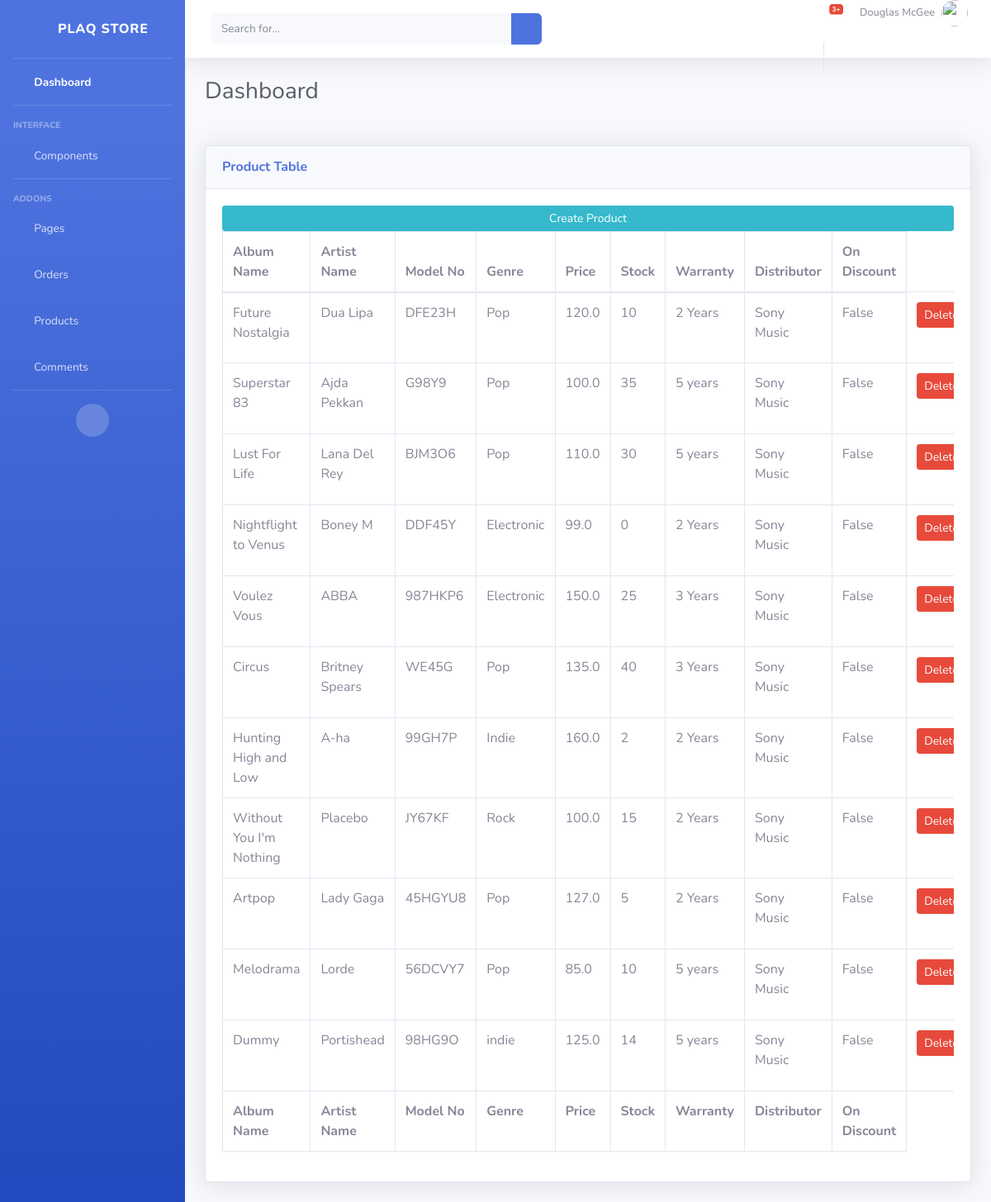
The app's page /tables/ with its own data.
### store/models.py (models this page shows, shortened)
class Product(models.Model):
    model_no = models.CharField(max_length=200, blank=True, null=True)
    album_name = models.CharField(max_length=200, blank=False)
    artist_name = models.CharField(max_length=200, blank=False)
    description = models.CharField(max_length=500, blank=True, null=True)
    genre = models.CharField(max_length=200, blank=True, null=True)
    warranty = models.CharField(max_length=200, blank=True, null=True)
    distributor = models.CharField(max_length=200, blank=True, null=True)
    price = models.FloatField()
    stock = models.IntegerField(default=0, null=True, blank=True)
    onDiscount = models.BooleanField(default= False)
    image = models.ImageField(blank=True, null=True)

### managers/views.py (the view)
# urls.py: path('tables/', mg.pmTables, name='tables'),
def pmTables(request):
    products = Product.objects.all()
    context={'products': products}
    return render(request, "managers/tables.html", context)

### managers/templates/managers/tables.html (shortened to what this page needs)
{% include 'managers/base.html' %}
{% load static %}
{%block content%}
<div class="card shadow mb-4">
    <div class="card-header py-3">
        <h6 class="m-0 font-weight-bold text-primary">Product Table</h6>
    </div>
    <div class="card-body">
        <a class="btn btn-info  btn-sm btn-block" href="{% url 'create_product' %}">Create Product</a>
        <div class="table-responsive">
            <table class="table table-bordered" id="dataTable" width="100%" cellspacing="0">
                <thead>
                    <tr>
                        <th>Album Name</th>
                        <th>Artist Name</th>
                        <th>Model No</th>
                        <th>Genre</th>
                        <th>Price</th>
                        <th>Stock</th>
                        <th>Warranty</th>
                        <th>Distributor</th>
                        <th>On Discount</th>
                    </tr>
                </thead>
                <tfoot>
                    <tr>
                        <th>Album Name</th>
                        <th>Artist Name</th>
                        <th>Model No</th>
                        <th>Genre</th>
                        <th>Price</th>
                        <th>Stock</th>
                        <th>Warranty</th>
                        <th>Distributor</th>
                        <th>On Discount</th>
                    </tr>
                </tfoot>
                <tbody>
                    {% for product in products %}
                    <tr>
                        <td>{{product.album_name}}</td>
                        <td>{{product.artist_name}}</td>
                        <td>{{product.model_no}}</td>
                        <td>{{product.genre}}</td>
                        <td>{{product.price}}</td>
                        <td>{{product.stock}}</td>
                        <td>{{product.warranty}}</td>
                        <td>{{product.distributor}}</td>
                        <td>{{product.onDiscount}}</td>
                        <td><a class="btn btn-sm btn-danger" href="{% url 'delete_product' product.id %}">Delete</a></td>
                    </tr>
                    {% endfor %}
                </tbody>
            </table>
        </div>
    </div>
</div>
{%endblock content %}

### records on screen
Product: album_name "Future Nostalgia", artist_name "Dua Lipa", model_no "DFE23H", genre "Pop", price "120.0", stock "10", warranty "2 Years", distributor "Sony Music", onDiscount "False"
Product: album_name "Superstar 83", artist_name "Ajda Pekkan", model_no "G98Y9", genre "Pop", price "100.0", stock "35", warranty "5 years", distributor "Sony Music", onDiscount "False"
Product: album_name "Lust For Life", artist_name "Lana Del Rey", model_no "BJM3O6", genre "Pop", price "110.0", stock "30", warranty "5 years", distributor "Sony Music", onDiscount "False"
Product: album_name "Nightflight to Venus", artist_name "Boney M", model_no "DDF45Y", genre "Electronic", price "99.0", stock "0", warranty "2 Years", distributor "Sony Music", onDiscount "False"
Product: album_name "Voulez Vous", artist_name "ABBA", model_no "987HKP6", genre "Electronic", price "150.0", stock "25", warranty "3 Years", distributor "Sony Music", onDiscount "False"
Product: album_name "Circus", artist_name "Britney Spears", model_no "WE45G", genre "Pop", price "135.0", stock "40", warranty "3 Years", distributor "Sony Music", onDiscount "False"
Product: album_name "Hunting High and Low", artist_name "A-ha", model_no "99GH7P", genre "Indie", price "160.0", stock "2", warranty "2 Years", distributor "Sony Music", onDiscount "False"
Product: album_name "Without You I'm Nothing", artist_name "Placebo", model_no "JY67KF", genre "Rock", price "100.0", stock "15", warranty "2 Years", distributor "Sony Music", onDiscount "False"
Product: album_name "Artpop", artist_name "Lady Gaga", model_no "45HGYU8", genre "Pop", price "127.0", stock "5", warranty "2 Years", distributor "Sony Music", onDiscount "False"
Product: album_name "Melodrama", artist_name "Lorde", model_no "56DCVY7", genre "Pop", price "85.0", stock "10", warranty "5 years", distributor "Sony Music", onDiscount "False"
Product: album_name "Dummy", artist_name "Portishead", model_no "98HG9O", genre "indie", price "125.0", stock "14", warranty "5 years", distributor "Sony Music", onDiscount "False"
